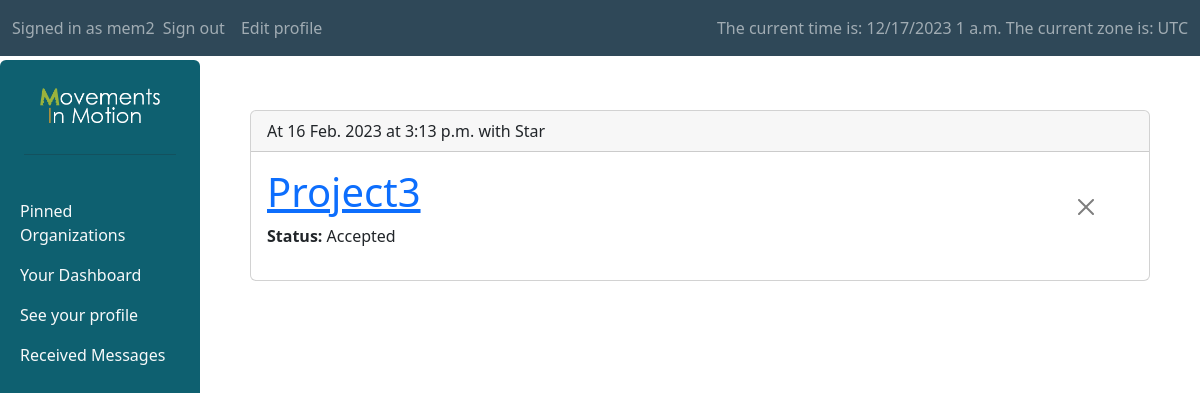
Before: /Forum/your_projects (signed in) with the older database file.
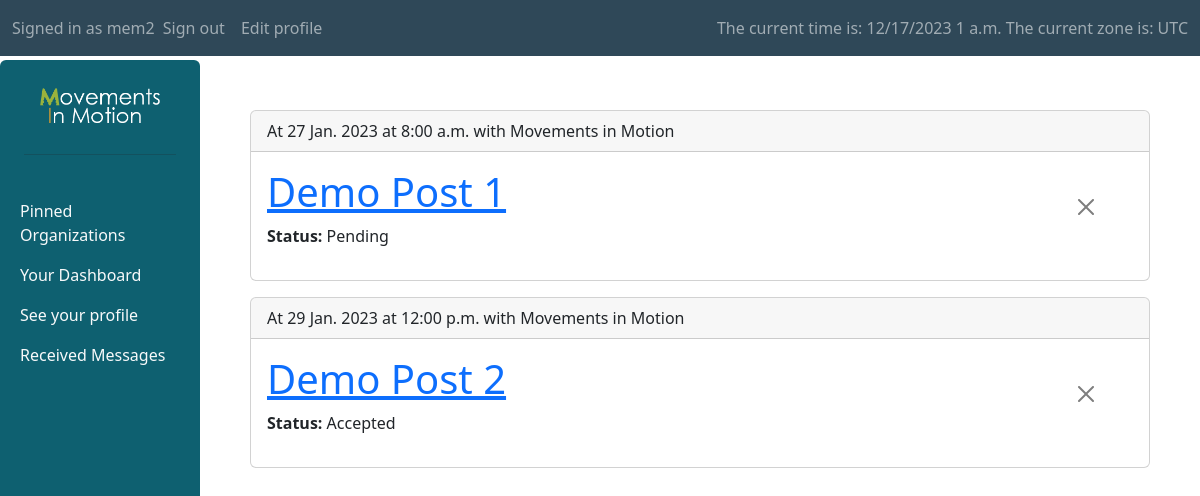
After: the same page with the newer database file.
### Forum/models.py (models this page shows, shortened)
class Bid(models.Model):
    STATUS_OPTIONS = [
        ('PE', 'Pending'),
        ('AC', 'Accepted'),
        ('DN', 'Denied'),
        ('CP', 'Passed')
    ]
    bidder = models.ForeignKey(Profile, on_delete=models.CASCADE, related_name='bids')
    event = models.ForeignKey(Event, on_delete=models.CASCADE, related_name='bids')
    status = models.CharField(max_length=2, choices=STATUS_OPTIONS, default=STATUS_OPTIONS[0][0])

class Event(models.Model):
    date = models.DateField(default=timezone.now, null=True, blank=True, validators=[MinValueValidator(timezone.now().date(), "valid values are not in the past")])
    time = models.TimeField(default=timezone.now, null=True, blank=True)
    open = models.BooleanField(default=True, null=False, blank=False)
    post = models.ForeignKey(Post, on_delete=models.CASCADE, related_name='project_times')
    @property
    def datetime(self):
        this_datetime = datetime.combine(self.date, self.time, timezone.utc)
        local_time = this_datetime.astimezone(timezone.get_current_timezone())
        date_str = format_date(local_time.date(), "j N Y")
        time_str = format_time(local_time.time(), 'g:i a')
        return f"{date_str} at {time_str}"

class Post(models.Model):
    title = models.CharField(max_length=150)
    body = models.TextField(null=False, blank=False)
    timestamp = models.DateTimeField(auto_now_add=True, blank=True, null=True)
    is_project = models.BooleanField(default=False, null=False, blank=False, verbose_name="Make this a project")
    author = models.ForeignKey(Profile, on_delete=models.SET_NULL, null=True, related_name='written_posts')
    organization = models.ForeignKey(Organization, on_delete=models.CASCADE, null=True, related_name='our_posts')

class Organization(models.Model):
    name = models.CharField(max_length=100, null=False, blank=False)
    about = models.TextField(null=False, blank=False)
    logo = models.ImageField(null=True, blank=True, upload_to='organization_logos')
    official_email = models.EmailField(null=True, blank=True)
    def __str__(self):
        return f"{self.name}"

### Forum/views.py (the view)
# urls.py: path("your_projects", login_required(views.YourBidListView.as_view()), name="your_project_view"),
class YourBidListView(ListView):
    model = Bid
    template_name = "Forum/dash_pages/user_bids.html"
    def get_queryset(self, *args, **kwargs):
        queryset = super(YourBidListView, self).get_queryset(*args, **kwargs)
        return queryset.filter(bidder=self.request.user.pk).order_by("event__date")

### Forum/templates/Forum/dash_pages/user_bids.html (shortened to what this page needs)
{% extends "Forum/layouts/sidebar_layout.html" %}
{% load static %}
{% block body %}
    {% for bid in bid_list %}
    <div class="card mb-3">
        <div class="card-header">
            At {{ bid.event.datetime }} with {{ bid.event.post.organization }}
        </div>
        <div class="card-body mb-3">
            <div class="row g-0 align-items-center">
                <div class="col">
                    <h1><a href="{% url 'detail_view' pk=bid.event.post.pk %}">{{ bid.event.post.title }}</a></h1>
                    <b>Status:</b> {{ bid.get_status_display }}
                </div>
                <div class="col-md-1">
                    <a class="btn" href="{% url 'delete_bid' pk=bid.pk %}"> <button type="button" class="btn-close" aria-label="Close"></button></a>
                </div>
            </div>
        </div>
    </div>
    {% empty %}
    <div class="mx-auto" style="width: 50%;" align="center">
        <img src="{% static 'Forum/media/util/empty.png' %}" class="img-fluid" alt="Home">
        <hr>
        <h2>Looks like you haven't joined any projects</h2>
    </div>
    {% endfor %}
{% endblock %}

Changed rows visible on the page:
removed Bid: event.datetime "16 Feb. 2023 at 3:13 p.m.", event.post.organization "Star", event.post "Project3", status "Accepted"
added Bid: event.datetime "27 Jan. 2023 at 8:00 a.m.", event.post.organization "Movements in Motion", event.post "Demo Post 1", status "Pending"
added Bid: event.datetime "29 Jan. 2023 at 12:00 p.m.", event.post.organization "Movements in Motion", event.post "Demo Post 2", status "Accepted"
